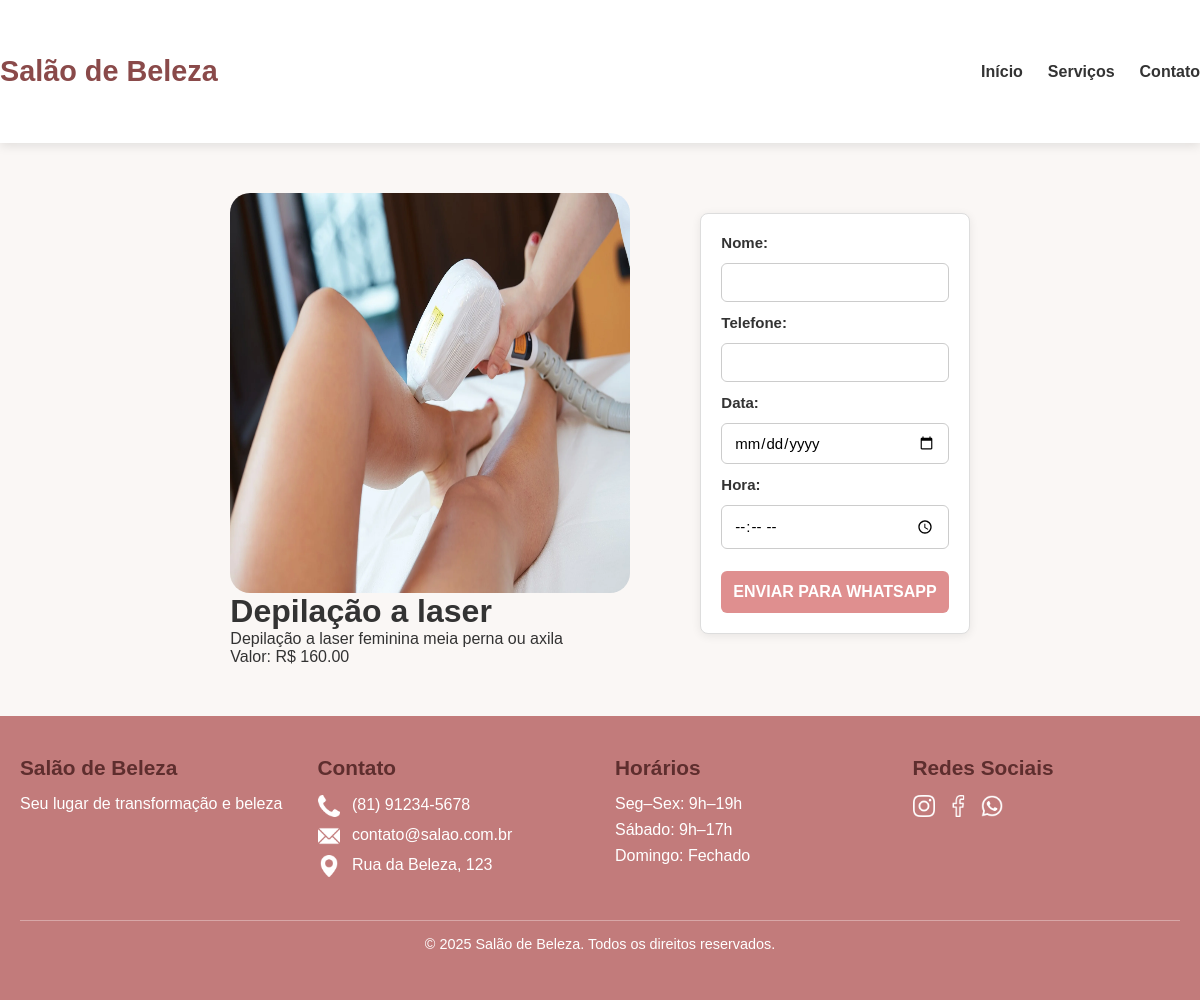
The page /agendar/1/ on the database its author committed.
### core/models.py (models this page shows, shortened)
class Produto(models.Model):
    nome = models.CharField(max_length=100)
    descricao = models.TextField()
    imagem = models.ImageField(upload_to='produtos/')
    preco = models.DecimalField(max_digits=8, decimal_places=2, null=True, blank=True)

### core/views.py (the view, shortened to what this page needs)
# urls.py: path('agendar/<int:id>/', views.agendar, name="agendar"),
def agendar(request, id):
    produto = get_object_or_404(Produto, id=id)
    return render(request, "agendar.html", {"produto": produto})

### core/templates/agendar.html (shortened to what this page needs)
{% load static %}
<!DOCTYPE html>
<html lang="en">
  <head>
    <link rel="stylesheet" href="{% static 'core/produto.css' %}">
  </head>
  <body>
    <header class="header">
      <div class="container">
        <div class="logo">
          <h1>Salão de Beleza</h1>
        </div>
        <nav class="nav">
          <ul>
            <li><a href="{% url 'home' %}#home">Início</a></li>
            <li><a href="{% url 'home' %}#servicos">Serviços</a></li>
            <li><a href="#contato">Contato</a></li>
          </ul>
        </nav>
      </div>
    </header>
     <div class="produto-container">
      <div class="produto-imagem">
        <img src="{{ produto.imagem.url }}" alt="{{ produto.nome }}">
        <h1>{{ produto.nome }}</h1>
        <p class="produto-descricao">{{ produto.descricao }}</p>
        <p class="produto-valor">Valor: R$ {{ produto.preco }}</p>
      </div>
        <form method="POST" class="form-agendar">
          <label>Nome:</label>
          <input type="text" name="nome" required />
          <label>Telefone:</label>
          <input type="text" name="telefone" required />
          <label>Data:</label>
          <input type="date" name="data" required />
          <label>Hora:</label>
          <input type="time" name="hora" required />
          <button type="submit" class="btn-agendar">
            Enviar para WhatsApp
          </button>
        </form>
      </div>
    <footer class="footer" id="contato">
      <div class="footer-grid">
        <div>
          <h4>Salão de Beleza</h4>
          <p>Seu lugar de transformação e beleza</p>
        </div>
        <div>
          <h4>Contato</h4>
          <p>
            <img src="{% static 'img/telefone.png' %}" class="icon-img" alt="Telefone">
            (81) 91234-5678
          </p>
          <p>
            <img src="{% static 'img/email.png' %}" class="icon-img" alt="E-mail">
            contato@salao.com.br
          </p>
          <p>
            <img src="{% static 'img/localizacao.png' %}" class="icon-img" alt="Endereço">
            Rua da Beleza, 123
          </p>
        </div>
        <div>
          <h4>Horários</h4>
          <p>Seg–Sex: 9h–19h</p>
          <p>Sábado: 9h–17h</p>
          <p>Domingo: Fechado</p>
        </div>
        <div>
          <h4>Redes Sociais</h4>
          <a href="#" class="social-icon">
            <img src="{% static 'img/instagram.png' %}" class="icon-img" alt="Instagram">
          </a>
          <a href="#" class="social-icon">
            <img src="{% static 'img/facebook.png' %}" class="icon-img" alt="Facebook">
          </a>
          <a href="#" class="social-icon">
            <img src="{% static 'img/whatsapp.png' %}" class="icon-img" alt="WhatsApp">
          </a>
        </div>
      </div>
      <p class="footer-bottom">
        &copy; 2025 Salão de Beleza. Todos os direitos reservados.
      </p>
    </footer>
  </body>
</html>

### core/static/core/produto.css (style rules this page uses)
* { margin: 0; padding: 0; box-sizing: border-box; font-family: Arial, Helvetica, sans-serif; }
body { background-color: #faf7f5; color: #333; }
.header { background: #ffffff; box-shadow: 0px 3px 10px rgba(0,0,0,0.1); padding: 55px 0; }
.header .container { max-width: 1200px; margin: auto; display: flex; justify-content: space-between; align-items: center; }
.logo h1 { font-size: 1.8rem; color: #8a4a4a; }
.nav ul { display: flex; gap: 25px; list-style: none; }
.nav ul li a { text-decoration: none; font-weight: bold; font-size: 1rem; color: #333; transition: 0.2s; }
.produto-container { display: flex; justify-content: center; gap: 70px; margin: 50px auto; }
.produto-imagem img { width: 400px; border-radius: 20px; display: block; height: 400px; }
.footer { background: #c27b7b; color: #fff; padding: 40px 20px; margin-top: 50px; }
.footer h4 { color: #5e2e2e; font-size: 1.3rem; margin-bottom: 15px; }
.footer-grid { max-width: 1200px; margin: auto; display: grid; grid-template-columns: repeat(4, 1fr); gap: 30px; }
.footer p { margin-bottom: 8px; }
.footer a { text-decoration: none !important; }
.footer .icon-img { width: 22px; height: 22px; margin-right: 8px; vertical-align: middle; filter: brightness(0) invert(1); }
.social-icon img { width: 32px; margin-right: 10px; }
.footer-bottom { margin-top: 35px; text-align: center; border-top: 1px solid #ffffff55; padding-top: 15px; font-size: 0.9rem; }
.form-agendar { display: flex; flex-direction: column; gap: 12px; margin-top: 20px; padding: 20px; background: #ffffff; border-radius: 8px; border: 1px solid #ddd; box-shadow: 0 2px 10px rgba(0, 0, 0, 0.08); height: 100%; }
.form-agendar label { font-size: 15px; font-weight: 600; color: #333; }
.form-agendar input[type="text"], .form-agendar input[type="date"], .form-agendar input[type="time"] { width: 100%; padding: 10px 12px; font-size: 15px; border: 1px solid #ccc; border-radius: 6px; outline: none; transition: 0.2s; }
.btn-agendar { margin-top: 10px; background: #df8f8f; color: white; font-size: 16px; padding: 12px; border: none; border-radius: 6px; cursor: pointer; transition: 0.2s; text-transform: uppercase; font-weight: bold; }

### rows shown on the page
Produto: imagem (picture), nome "Depilação a laser", descricao "Depilação a laser feminina meia perna ou axila", preco "160.00"
